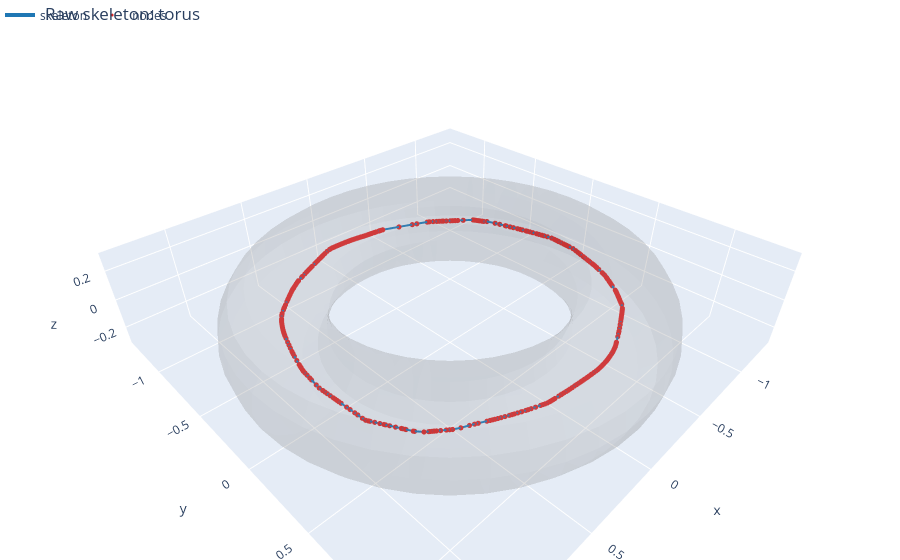

The cell this chart's notebook holds for it:
### Code cell
fig_raw = skel_raw.plot_3d(
    mesh,
    show_nodes=True,
    node_size=3,
    mesh_opacity=0.15,
    title=f"Raw skeleton: {mesh_name}",
    autoshow=False,
)
fig_raw

### Figure 1 — Plotly figure (JSON) as saved in the notebook; plotly's stock layout.template omitted (floating-point values rounded to 4 significant figures; data arrays with more than 128 entries replaced by an {"elided": "..."} marker saying what was removed)
{"data": [{"color": "#AAAAAA", "flatshading": true, "i": {"elided": "1536 int values"}, "j": {"elided": "1536 int values"}, "k": {"elided": "1536 int values"}, "lighting": {"ambient": 0.6, "diffuse": 0.7, "roughness": 0.9}, "name": "mesh", "opacity": 0.15, "showscale": false, "type": "mesh3d", "x": {"elided": "768 float values"}, "y": {"elided": "768 float values"}, "z": {"elided": "768 float values"}}, {"line": {"color": "#1f77b4", "width": 4}, "mode": "lines", "name": "skeleton", "type": "scatter3d", "x": {"elided": "1026 float values"}, "y": {"elided": "1026 float values"}, "z": {"elided": "1026 float values"}}, {"marker": {"color": "#d62728", "size": 3}, "mode": "markers", "name": "nodes", "type": "scatter3d", "x": {"elided": "342 float values"}, "y": {"elided": "342 float values"}, "z": {"elided": "342 float values"}}], "layout": {"legend": {"orientation": "h", "y": 1.02, "yanchor": "bottom"}, "margin": {"b": 0, "l": 0, "r": 0, "t": 40}, "scene": {"aspectmode": "data", "xaxis": {"visible": true}, "yaxis": {"visible": true}, "zaxis": {"visible": true}}, "title": {"text": "Raw skeleton: torus"}}}
